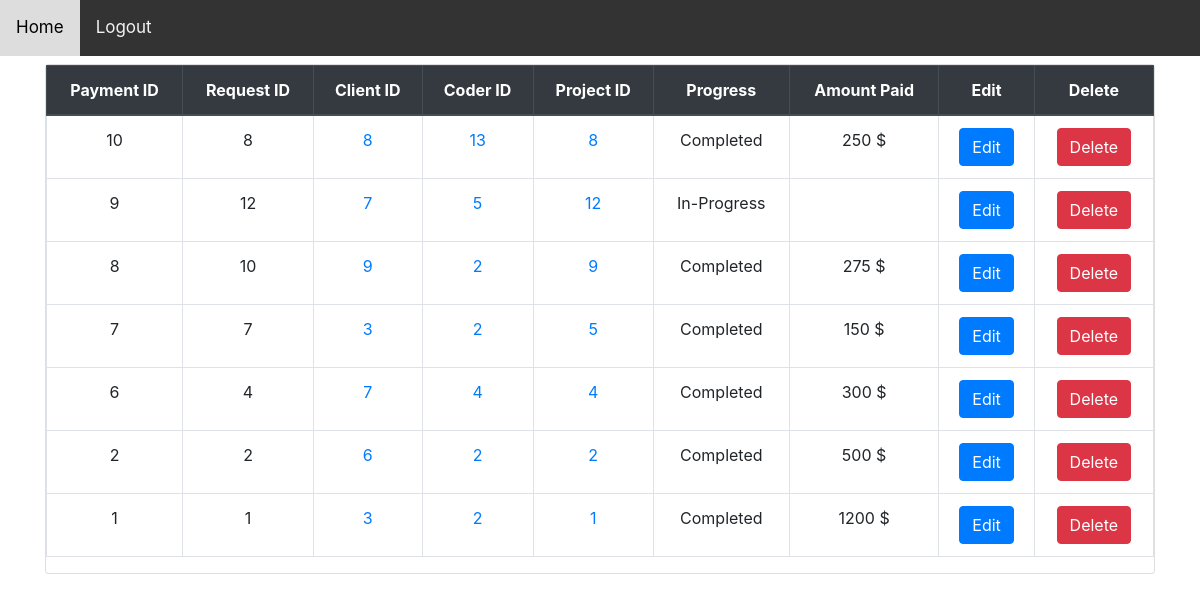
The app's page /admin/viewprogress.php (signed in) with its own data.
### tables this page shows
CREATE TABLE IF NOT EXISTS `payments` (
`PaymentID` int(12) NOT NULL,
  `ClientID` int(12) NOT NULL,
  `CoderID` int(12) NOT NULL,
  `ProjectID` int(12) DEFAULT NULL,
  `RequestID` int(12) NOT NULL,
  `Progress` varchar(20) NOT NULL,
  `Paid` varchar(20) NOT NULL
);

### admin/viewprogress.php (the view, shortened to what this page needs)
<?php
    require_once("adminheader.php");
    require_once("../connection.php");
    $query = " SELECT * FROM payments ORDER BY PaymentID DESC";
    $result = mysqli_query($conn,$query);
?>
<!DOCTYPE html>
<html lang="en">
<head>
    <link rel="stylesheet" a href="../CSS/bootstrap.css"/>
</head>
<body class="bg-white">
        <div class="container">
            <div class="row">
                <div class="col-lg-12 m-auto">
                    <div class="card mt-2">
                        <table class="table table-bordered table-hover text-center">
                            <thead class="thead-dark">
                            <tr>
                                <th> Payment ID </th>
                                <th> Request ID </th>
                                <th> Client ID </th>
                                <th> Coder ID </th>
                                <th> Project ID </th>
                                <th> Progress </th>
                                <th> Amount Paid </th>
                                <th> Edit  </th>
                                <th> Delete </th>
                            </tr>
                            </thead>
                            <?php
                                   if (mysqli_num_rows($result) > 0) {
                                    while($row=mysqli_fetch_assoc($result))
                                    {
                                        $paymentID = $row['PaymentID'];
                                        $requestID = $row['RequestID'];
                                        $clientID = $row['ClientID'];
                                        $coderID = $row['CoderID'];
                                        $projectID = $row['ProjectID'];
                                        $progress = $row['Progress'];
                                        $paid = $row['Paid'];
                            ?>
                                    <tr>
                                    <td><?php echo $paymentID; ?></td>
                                        <td><?php echo $requestID; ?></td>
                                        <td><a href="viewclients.php?ClientID=<?php echo $clientID; ?>"><?php echo $clientID; ?></a></td>
                                        <td><a href="viewcoders.php?CoderID=<?php echo $coderID; ?>""><?php echo $coderID; ?></a></td>
                                        <td><a href="viewprojectslist.php?ProjectID=<?php echo $projectID; ?>""><?php echo $projectID; ?></a></td>
                                        <td><?php echo $progress; ?></td>
                                        <td><?php echo $paid; ?></td>
                                        <td><a href="editprogress.php?paymentID=<?php echo $paymentID; ?>"class="btn btn-primary" role="button">Edit</a></td>
                                        <td><a onClick="return confirm('Are you sure you want to delete?')" href='deleteprogress.php?paymentID=<?php echo $paymentID; ?>' type='button' class='btn btn-danger'>Delete</a></td>
                                    </tr>
                           <?php
                                }
                            }
                            else{
                                $result1='<div class="alert alert-danger">No Hirings Yet</div>';
                                echo $result1;}
                            ?>
                        </table>
                    </div>
                </div>
            </div>
        </div>
</body>
</html>

### admin/adminheader.php (style rules this page uses)
body { margin: 1; font-family: Arial, Helvetica, sans-serif; }

### records on screen
payments: PaymentID "10", RequestID "8", ClientID "8", CoderID "13", ProjectID "8", Progress "Completed", Paid "250 $"
payments: PaymentID "9", RequestID "12", ClientID "7", CoderID "5", ProjectID "12", Progress "In-Progress"
payments: PaymentID "8", RequestID "10", ClientID "9", CoderID "2", ProjectID "9", Progress "Completed", Paid "275 $"
payments: PaymentID "7", RequestID "7", ClientID "3", CoderID "2", ProjectID "5", Progress "Completed", Paid "150 $"
payments: PaymentID "6", RequestID "4", ClientID "7", CoderID "4", ProjectID "4", Progress "Completed", Paid "300 $"
payments: PaymentID "2", RequestID "2", ClientID "6", CoderID "2", ProjectID "2", Progress "Completed", Paid "500 $"
payments: PaymentID "1", RequestID "1", ClientID "3", CoderID "2", ProjectID "1", Progress "Completed", Paid "1200 $"
